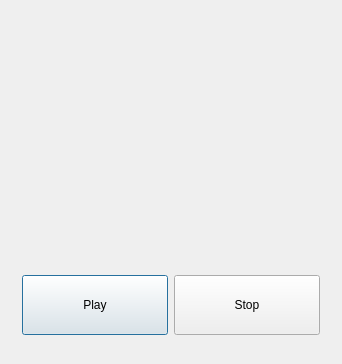
<?xml version="1.0" encoding="UTF-8"?>
<ui version="4.0">
 <class>Dialog</class>
 <widget class="QDialog" name="Dialog">
  <property name="geometry">
   <rect>
    <x>0</x>
    <y>0</y>
    <width>340</width>
    <height>364</height>
   </rect>
  </property>
  <property name="windowTitle">
   <string>Dialog</string>
  </property>
  <layout class="QVBoxLayout" name="verticalLayout">
   <item>
    <widget class="QWidget" name="widget_gst_video" native="true">
     <property name="minimumSize">
      <size>
       <width>320</width>
       <height>240</height>
      </size>
     </property>
     <property name="maximumSize">
      <size>
       <width>320</width>
       <height>240</height>
      </size>
     </property>
    </widget>
   </item>
   <item>
    <widget class="QWidget" name="widget_btns" native="true">
     <layout class="QHBoxLayout" name="horizontalLayout">
      <item>
       <widget class="QPushButton" name="pushButton_play">
        <property name="minimumSize">
         <size>
          <width>0</width>
          <height>60</height>
         </size>
        </property>
        <property name="text">
         <string>Play</string>
        </property>
       </widget>
      </item>
      <item>
       <widget class="QPushButton" name="pushButton_stop">
        <property name="minimumSize">
         <size>
          <width>0</width>
          <height>60</height>
         </size>
        </property>
        <property name="text">
         <string>Stop</string>
        </property>
       </widget>
      </item>
     </layout>
    </widget>
   </item>
  </layout>
 </widget>
 <layoutdefault spacing="6" margin="11"/>
 <resources/>
 <connections/>
</ui>
